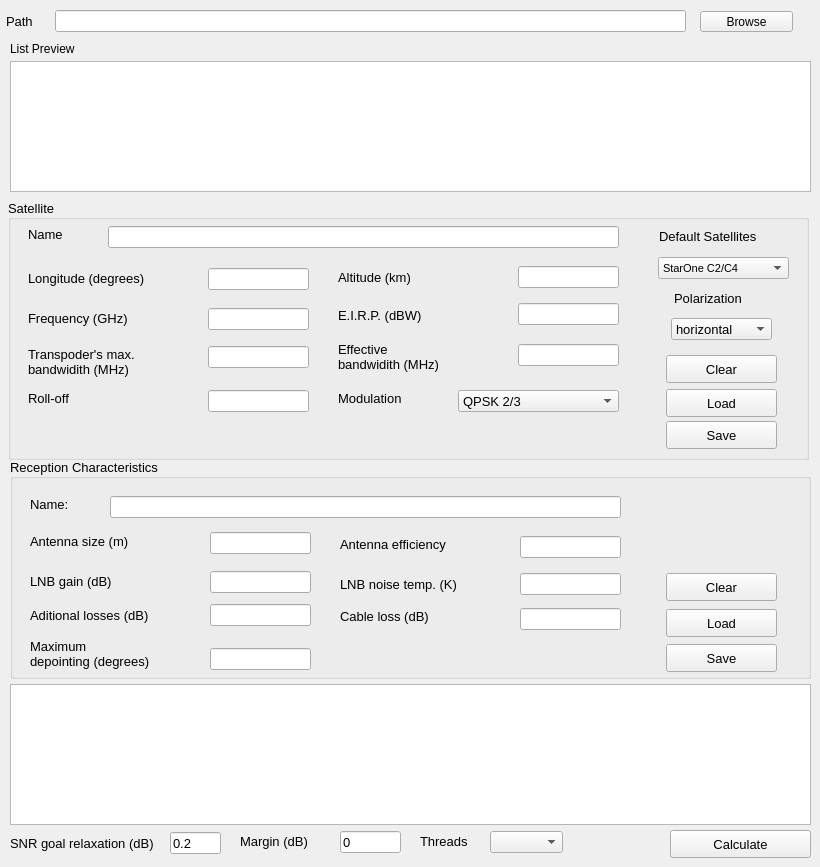
        <widget class="QWidget" name="list_perf_calc_page_3">
         <widget class="QPushButton" name="browse_path_mp_perf_3">
          <property name="geometry">
           <rect>
            <x>700</x>
            <y>11</y>
            <width>93</width>
            <height>21</height>
           </rect>
          </property>
          <property name="statusTip">
           <string>Browse list</string>
          </property>
          <property name="text">
           <string>Browse</string>
          </property>
         </widget>
         <widget class="QLabel" name="label_241">
          <property name="geometry">
           <rect>
            <x>6</x>
            <y>13</y>
            <width>55</width>
            <height>16</height>
           </rect>
          </property>
          <property name="font">
           <font>
            <pointsize>10</pointsize>
           </font>
          </property>
          <property name="text">
           <string>Path</string>
          </property>
         </widget>
         <widget class="QTableWidget" name="preview_mp_perf_3">
          <property name="geometry">
           <rect>
            <x>10</x>
            <y>61</y>
            <width>801</width>
            <height>131</height>
           </rect>
          </property>
         </widget>
         <widget class="QLabel" name="label_242">
          <property name="geometry">
           <rect>
            <x>10</x>
            <y>41</y>
            <width>91</width>
            <height>16</height>
           </rect>
          </property>
          <property name="text">
           <string>List Preview</string>
          </property>
         </widget>
         <widget class="QGroupBox" name="groupBox_32">
          <property name="geometry">
           <rect>
            <x>8</x>
            <y>199</y>
            <width>801</width>
            <height>261</height>
           </rect>
          </property>
          <property name="font">
           <font>
            <pointsize>10</pointsize>
           </font>
          </property>
          <property name="autoFillBackground">
           <bool>false</bool>
          </property>
          <property name="title">
           <string>Satellite</string>
          </property>
          <property name="alignment">
           <set>Qt::AlignJustify|Qt::AlignVCenter</set>
          </property>
          <widget class="QLabel" name="label_243">
           <property name="geometry">
            <rect>
             <x>20</x>
             <y>27</y>
             <width>55</width>
             <height>16</height>
            </rect>
           </property>
           <property name="text">
            <string>Name</string>
           </property>
          </widget>
          <widget class="QLabel" name="label_244">
           <property name="geometry">
            <rect>
             <x>20</x>
             <y>69</y>
             <width>161</width>
             <height>21</height>
            </rect>
           </property>
           <property name="text">
            <string>Longitude (degrees)</string>
           </property>
          </widget>
          <widget class="QLineEdit" name="name_sat_mp_perf_3">
           <property name="geometry">
            <rect>
             <x>100</x>
             <y>27</y>
             <width>511</width>
             <height>22</height>
            </rect>
           </property>
          </widget>
          <widget class="QLineEdit" name="long_sat_mp_perf_3">
           <property name="geometry">
            <rect>
             <x>200</x>
             <y>69</y>
             <width>101</width>
             <height>22</height>
            </rect>
           </property>
          </widget>
          <widget class="QPushButton" name="save_sat_mp_perf_3">
           <property name="geometry">
            <rect>
             <x>658</x>
             <y>222</y>
             <width>111</width>
             <height>28</height>
            </rect>
           </property>
           <property name="font">
            <font>
             <pointsize>10</pointsize>
             <weight>50</weight>
             <bold>false</bold>
            </font>
           </property>
           <property name="text">
            <string>Save</string>
           </property>
          </widget>
          <widget class="QPushButton" name="load_sat_mp_perf_3">
           <property name="geometry">
            <rect>
             <x>658</x>
             <y>190</y>
             <width>111</width>
             <height>28</height>
            </rect>
           </property>
           <property name="font">
            <font>
             <pointsize>10</pointsize>
             <weight>50</weight>
             <bold>false</bold>
            </font>
           </property>
           <property name="text">
            <string>Load</string>
           </property>
          </widget>
          <widget class="QComboBox" name="default_sat_mp_perf_3">
           <property name="geometry">
            <rect>
             <x>650</x>
             <y>58</y>
             <width>131</width>
             <height>22</height>
            </rect>
           </property>
           <property name="font">
            <font>
             <pointsize>8</pointsize>
            </font>
           </property>
           <item>
            <property name="text">
             <string>StarOne C2/C4</string>
            </property>
           </item>
           <item>
            <property name="text">
             <string>Hispamar</string>
            </property>
           </item>
           <item>
            <property name="text">
             <string>Claro</string>
            </property>
           </item>
           <item>
            <property name="text">
             <string>Menino Ney</string>
            </property>
           </item>
          </widget>
          <widget class="QLabel" name="label_245">
           <property name="geometry">
            <rect>
             <x>651</x>
             <y>29</y>
             <width>131</width>
             <height>16</height>
            </rect>
           </property>
           <property name="text">
            <string>Default Satellites</string>
           </property>
          </widget>
          <widget class="QLabel" name="label_246">
           <property name="geometry">
            <rect>
             <x>330</x>
             <y>70</y>
             <width>111</width>
             <height>16</height>
            </rect>
           </property>
           <property name="text">
            <string>Altitude (km)</string>
           </property>
          </widget>
          <widget class="QLineEdit" name="height_sat_mp_perf_3">
           <property name="geometry">
            <rect>
             <x>510</x>
             <y>67</y>
             <width>101</width>
             <height>22</height>
            </rect>
           </property>
          </widget>
          <widget class="QLabel" name="label_247">
           <property name="geometry">
            <rect>
             <x>330</x>
             <y>108</y>
             <width>121</width>
             <height>16</height>
            </rect>
           </property>
           <property name="text">
            <string>E.I.R.P. (dBW)</string>
           </property>
          </widget>
          <widget class="QLineEdit" name="eirp_sat_mp_perf_3">
           <property name="geometry">
            <rect>
             <x>510</x>
             <y>104</y>
             <width>101</width>
             <height>22</height>
            </rect>
           </property>
          </widget>
          <widget class="QLabel" name="label_248">
           <property name="geometry">
            <rect>
             <x>20</x>
             <y>137</y>
             <width>171</width>
             <height>51</height>
            </rect>
           </property>
           <property name="layoutDirection">
            <enum>Qt::LeftToRight</enum>
           </property>
           <property name="text">
            <string>Transpoder's max.
bandwidith (MHz)</string>
           </property>
          </widget>
          <widget class="QLineEdit" name="max_bw_sat_mp_perf_3">
           <property name="geometry">
            <rect>
             <x>200</x>
             <y>147</y>
             <width>101</width>
             <height>22</height>
            </rect>
           </property>
          </widget>
          <widget class="QLabel" name="label_249">
           <property name="geometry">
            <rect>
             <x>330</x>
             <y>132</y>
             <width>171</width>
             <height>51</height>
            </rect>
           </property>
           <property name="layoutDirection">
            <enum>Qt::LeftToRight</enum>
           </property>
           <property name="text">
            <string>Effective 
bandwidith (MHz)</string>
           </property>
          </widget>
          <widget class="QLineEdit" name="bw_util_sat_mp_perf_3">
           <property name="geometry">
            <rect>
             <x>510</x>
             <y>145</y>
             <width>101</width>
             <height>22</height>
            </rect>
           </property>
          </widget>
          <widget class="QLabel" name="label_250">
           <property name="geometry">
            <rect>
             <x>20</x>
             <y>191</y>
             <width>61</width>
             <height>16</height>
            </rect>
           </property>
           <property name="text">
            <string>Roll-off</string>
           </property>
          </widget>
          <widget class="QLineEdit" name="rolloff_sat_mp_perf_3">
           <property name="geometry">
            <rect>
             <x>200</x>
             <y>191</y>
             <width>101</width>
             <height>22</height>
            </rect>
           </property>
          </widget>
          <widget class="QLabel" name="label_251">
           <property name="geometry">
            <rect>
             <x>330</x>
             <y>191</y>
             <width>91</width>
             <height>16</height>
            </rect>
           </property>
           <property name="text">
            <string>Modulation</string>
           </property>
          </widget>
          <widget class="QComboBox" name="modcod_sat_mp_perf_3">
           <property name="geometry">
            <rect>
             <x>450</x>
             <y>191</y>
             <width>161</width>
             <height>22</height>
            </rect>
           </property>
           <item>
            <property name="text">
             <string>QPSK 2/3</string>
            </property>
           </item>
           <item>
            <property name="text">
             <string>8PSK 30/33</string>
            </property>
           </item>
           <item>
            <property name="text">
             <string>64 QAM</string>
            </property>
           </item>
          </widget>
          <widget class="QLabel" name="label_252">
           <property name="geometry">
            <rect>
             <x>20</x>
             <y>109</y>
             <width>131</width>
             <height>20</height>
            </rect>
           </property>
           <property name="text">
            <string>Frequency (GHz)</string>
           </property>
          </widget>
          <widget class="QLineEdit" name="freq_sat_mp_perf_3">
           <property name="geometry">
            <rect>
             <x>200</x>
             <y>109</y>
             <width>101</width>
             <height>22</height>
            </rect>
           </property>
          </widget>
          <widget class="QLabel" name="label_253">
           <property name="geometry">
            <rect>
             <x>666</x>
             <y>89</y>
             <width>91</width>
             <height>20</height>
            </rect>
           </property>
           <property name="text">
            <string>Polarization</string>
           </property>
          </widget>
          <widget class="QComboBox" name="pol_sat_mp_perf_3">
           <property name="geometry">
            <rect>
             <x>663</x>
             <y>119</y>
             <width>101</width>
             <height>22</height>
            </rect>
           </property>
           <item>
            <property name="text">
             <string>horizontal</string>
            </property>
           </item>
           <item>
            <property name="text">
             <string>vertical</string>
            </property>
           </item>
           <item>
            <property name="text">
             <string>circular</string>
            </property>
           </item>
          </widget>
          <widget class="QPushButton" name="clear_satellite_mp_perf_3">
           <property name="geometry">
            <rect>
             <x>658</x>
             <y>156</y>
             <width>111</width>
             <height>28</height>
            </rect>
           </property>
           <property name="font">
            <font>
             <pointsize>10</pointsize>
             <weight>50</weight>
             <bold>false</bold>
            </font>
           </property>
           <property name="text">
            <string>Clear</string>
           </property>
          </widget>
         </widget>
         <widget class="QGroupBox" name="groupBox_33">
          <property name="geometry">
           <rect>
            <x>10</x>
            <y>458</y>
            <width>801</width>
            <height>221</height>
           </rect>
          </property>
          <property name="font">
           <font>
            <pointsize>10</pointsize>
           </font>
          </property>
          <property name="autoFillBackground">
           <bool>false</bool>
          </property>
          <property name="title">
           <string>Reception Characteristics</string>
          </property>
          <property name="alignment">
           <set>Qt::AlignJustify|Qt::AlignVCenter</set>
          </property>
          <widget class="QLabel" name="label_254">
           <property name="geometry">
            <rect>
             <x>20</x>
             <y>38</y>
             <width>55</width>
             <height>16</height>
            </rect>
           </property>
           <property name="text">
            <string>Name:</string>
           </property>
          </widget>
          <widget class="QLabel" name="label_255">
           <property name="geometry">
            <rect>
             <x>20</x>
             <y>68</y>
             <width>151</width>
             <height>31</height>
            </rect>
           </property>
           <property name="text">
            <string>Antenna size (m)</string>
           </property>
          </widget>
          <widget class="QLabel" name="label_256">
           <property name="geometry">
            <rect>
             <x>20</x>
             <y>113</y>
             <width>161</width>
             <height>21</height>
            </rect>
           </property>
           <property name="text">
            <string>LNB gain (dB)</string>
           </property>
          </widget>
          <widget class="QLineEdit" name="name_reception_mp_perf_3">
           <property name="geometry">
            <rect>
             <x>100</x>
             <y>38</y>
             <width>511</width>
             <height>22</height>
            </rect>
           </property>
          </widget>
          <widget class="QLineEdit" name="lnb_gain_reception_mp_perf_3">
           <property name="geometry">
            <rect>
             <x>200</x>
             <y>113</y>
             <width>101</width>
             <height>22</height>
            </rect>
           </property>
          </widget>
          <widget class="QLineEdit" name="ant_size_reception_mp_perf_3">
           <property name="geometry">
            <rect>
             <x>200</x>
             <y>74</y>
             <width>101</width>
             <height>22</height>
            </rect>
           </property>
          </widget>
          <widget class="QPushButton" name="save_reception_mp_perf_3">
           <property name="geometry">
            <rect>
             <x>656</x>
             <y>186</y>
             <width>111</width>
             <height>28</height>
            </rect>
           </property>
           <property name="font">
            <font>
             <pointsize>10</pointsize>
             <weight>50</weight>
             <bold>false</bold>
            </font>
           </property>
           <property name="text">
            <string>Save</string>
           </property>
          </widget>
          <widget class="QPushButton" name="load_reception_mp_perf_3">
           <property name="geometry">
            <rect>
             <x>656</x>
             <y>151</y>
             <width>111</width>
             <height>28</height>
            </rect>
           </property>
           <property name="font">
            <font>
             <pointsize>10</pointsize>
             <weight>50</weight>
             <bold>false</bold>
            </font>
           </property>
           <property name="text">
            <string>Load</string>
           </property>
          </widget>
          <widget class="QLabel" name="label_257">
           <property name="geometry">
            <rect>
             <x>330</x>
             <y>78</y>
             <width>141</width>
             <height>16</height>
            </rect>
           </property>
           <property name="text">
            <string>Antenna efficiency</string>
           </property>
          </widget>
          <widget class="QLineEdit" name="ant_eff_reception_mp_perf_3">
           <property name="geometry">
            <rect>
             <x>510</x>
             <y>78</y>
             <width>101</width>
             <height>22</height>
            </rect>
           </property>
          </widget>
          <widget class="QLabel" name="label_258">
           <property name="geometry">
            <rect>
             <x>330</x>
             <y>118</y>
             <width>161</width>
             <height>16</height>
            </rect>
           </property>
           <property name="text">
            <string>LNB noise temp. (K)</string>
           </property>
           <property name="scaledContents">
            <bool>false</bool>
           </property>
          </widget>
          <widget class="QLineEdit" name="lnb_temp_reception_mp_perf_3">
           <property name="geometry">
            <rect>
             <x>510</x>
             <y>115</y>
             <width>101</width>
             <height>22</height>
            </rect>
           </property>
          </widget>
          <widget class="QLabel" name="label_259">
           <property name="geometry">
            <rect>
             <x>20</x>
             <y>132</y>
             <width>171</width>
             <height>51</height>
            </rect>
           </property>
           <property name="layoutDirection">
            <enum>Qt::LeftToRight</enum>
           </property>
           <property name="text">
            <string>Aditional losses (dB)</string>
           </property>
          </widget>
          <widget class="QLineEdit" name="aditional_losses_reception_mp_perf_3">
           <property name="geometry">
            <rect>
             <x>200</x>
             <y>146</y>
             <width>101</width>
             <height>22</height>
            </rect>
           </property>
          </widget>
          <widget class="QLabel" name="label_260">
           <property name="geometry">
            <rect>
             <x>20</x>
             <y>170</y>
             <width>171</width>
             <height>51</height>
            </rect>
           </property>
           <property name="layoutDirection">
            <enum>Qt::LeftToRight</enum>
           </property>
           <property name="text">
            <string>Maximum 
depointing (degrees)</string>
           </property>
          </widget>
          <widget class="QLineEdit" name="max_depoint_reception_mp_perf_3">
           <property name="geometry">
            <rect>
             <x>200</x>
             <y>190</y>
             <width>101</width>
             <height>22</height>
            </rect>
           </property>
          </widget>
          <widget class="QPushButton" name="clear_reception_mp_perf_3">
           <property name="geometry">
            <rect>
             <x>656</x>
             <y>115</y>
             <width>111</width>
             <height>28</height>
            </rect>
           </property>
           <property name="font">
            <font>
             <pointsize>10</pointsize>
             <weight>50</weight>
             <bold>false</bold>
            </font>
           </property>
           <property name="text">
            <string>Clear</string>
           </property>
          </widget>
          <widget class="QLineEdit" name="cable_loss_reception_mp_perf_3">
           <property name="geometry">
            <rect>
             <x>510</x>
             <y>150</y>
             <width>101</width>
             <height>22</height>
            </rect>
           </property>
          </widget>
          <widget class="QLabel" name="label_261">
           <property name="geometry">
            <rect>
             <x>330</x>
             <y>133</y>
             <width>171</width>
             <height>51</height>
            </rect>
           </property>
           <property name="layoutDirection">
            <enum>Qt::LeftToRight</enum>
           </property>
           <property name="text">
            <string>Cable loss (dB)</string>
           </property>
          </widget>
         </widget>
         <widget class="QTextEdit" name="output_sp_perf_5">
          <property name="geometry">
           <rect>
            <x>10</x>
            <y>684</y>
            <width>801</width>
            <height>141</height>
           </rect>
          </property>
         </widget>
         <widget class="QLineEdit" name="relaxation_mp_perf_3">
          <property name="geometry">
           <rect>
            <x>170</x>
            <y>832</y>
            <width>51</width>
            <height>22</height>
           </rect>
          </property>
          <property name="font">
           <font>
            <pointsize>10</pointsize>
           </font>
          </property>
          <property name="toolTip">
           <string/>
          </property>
          <property name="statusTip">
           <string>Goal (+ -) margin to achieve the required SNR</string>
          </property>
          <property name="text">
           <string>0.2</string>
          </property>
         </widget>
         <widget class="QPushButton" name="calc_mp_perf_3">
          <property name="geometry">
           <rect>
            <x>670</x>
            <y>830</y>
            <width>141</width>
            <height>28</height>
           </rect>
          </property>
          <property name="font">
           <font>
            <pointsize>10</pointsize>
           </font>
          </property>
          <property name="text">
           <string>Calculate</string>
          </property>
         </widget>
         <widget class="QLabel" name="label_262">
          <property name="geometry">
           <rect>
            <x>10</x>
            <y>833</y>
            <width>151</width>
            <height>21</height>
           </rect>
          </property>
          <property name="font">
           <font>
            <pointsize>10</pointsize>
           </font>
          </property>
          <property name="text">
           <string>SNR goal relaxation (dB)</string>
          </property>
         </widget>
         <widget class="QLabel" name="label_263">
          <property name="geometry">
           <rect>
            <x>420</x>
            <y>831</y>
            <width>61</width>
            <height>20</height>
           </rect>
          </property>
          <property name="font">
           <font>
            <pointsize>10</pointsize>
           </font>
          </property>
          <property name="text">
           <string>Threads</string>
          </property>
         </widget>
         <widget class="QComboBox" name="n_threads_3">
          <property name="geometry">
           <rect>
            <x>490</x>
            <y>831</y>
            <width>73</width>
            <height>22</height>
           </rect>
          </property>
          <property name="statusTip">
           <string>Thread number used in calcullations</string>
          </property>
         </widget>
         <widget class="QLineEdit" name="path_mp_perf_3">
          <property name="geometry">
           <rect>
            <x>55</x>
            <y>10</y>
            <width>631</width>
            <height>22</height>
           </rect>
          </property>
         </widget>
         <widget class="QLabel" name="label_264">
          <property name="geometry">
           <rect>
            <x>240</x>
            <y>831</y>
            <width>91</width>
            <height>21</height>
           </rect>
          </property>
          <property name="font">
           <font>
            <pointsize>10</pointsize>
           </font>
          </property>
          <property name="text">
           <string>Margin (dB)</string>
          </property>
         </widget>
         <widget class="QLineEdit" name="margin_mp_perf_3">
          <property name="geometry">
           <rect>
            <x>340</x>
            <y>831</y>
            <width>61</width>
            <height>22</height>
           </rect>
          </property>
          <property name="font">
           <font>
            <pointsize>10</pointsize>
           </font>
          </property>
          <property name="toolTip">
           <string/>
          </property>
          <property name="statusTip">
           <string>Effective link budget margin</string>
          </property>
          <property name="text">
           <string>0</string>
          </property>
         </widget>
        </widget>
